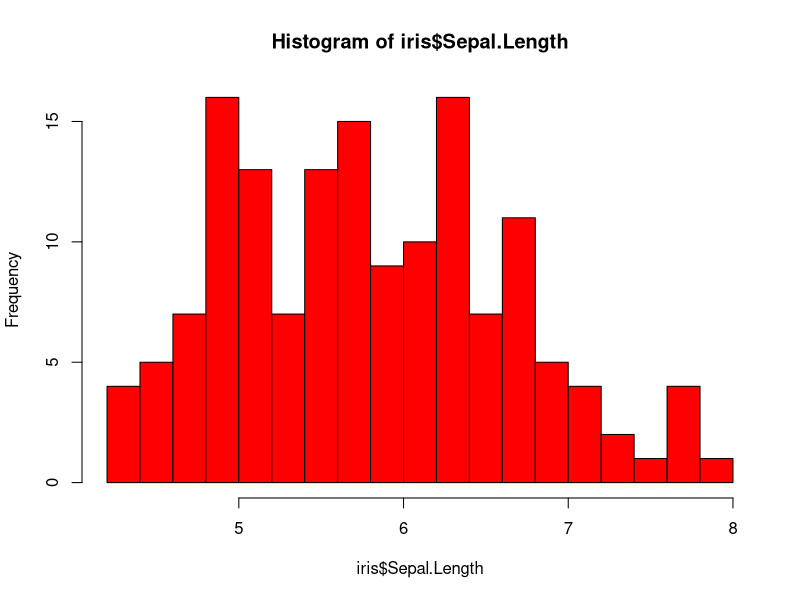
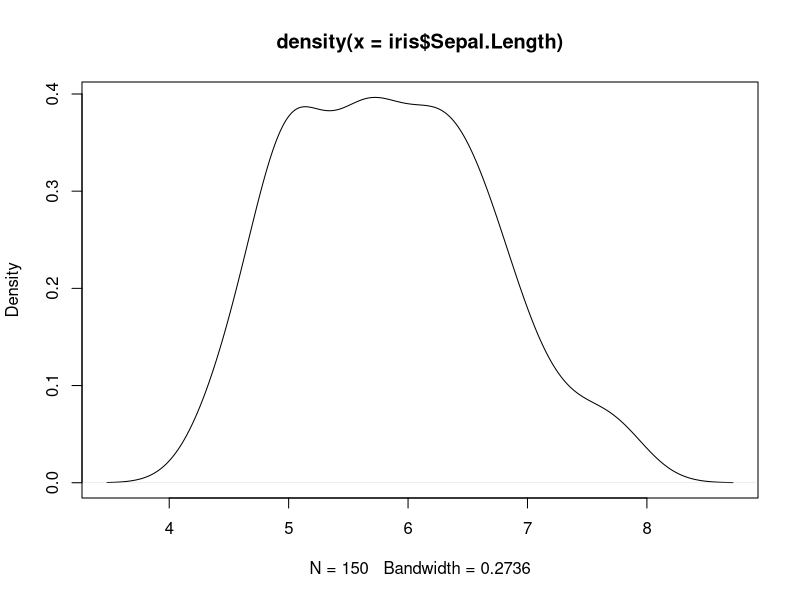
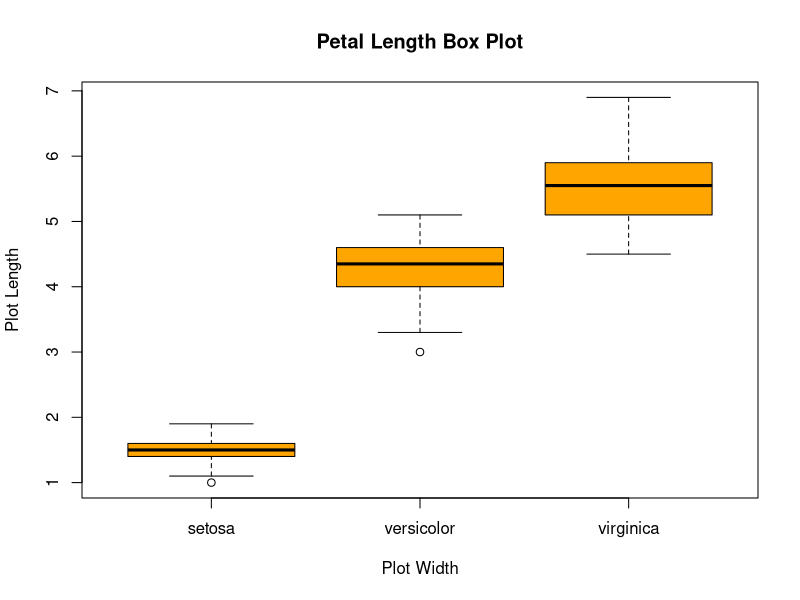
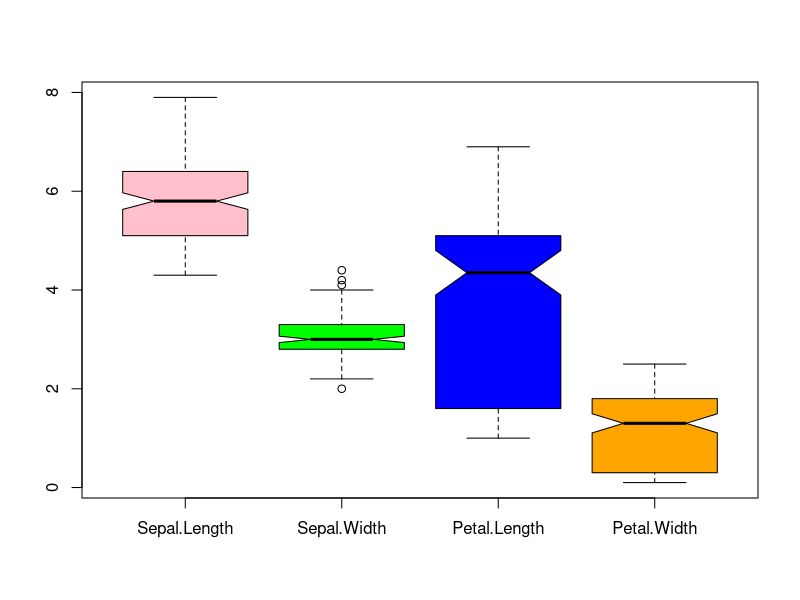
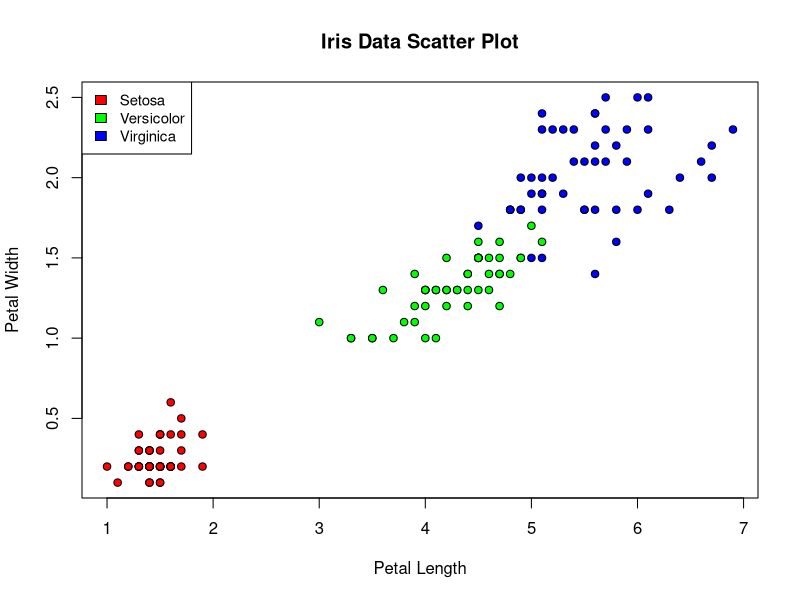
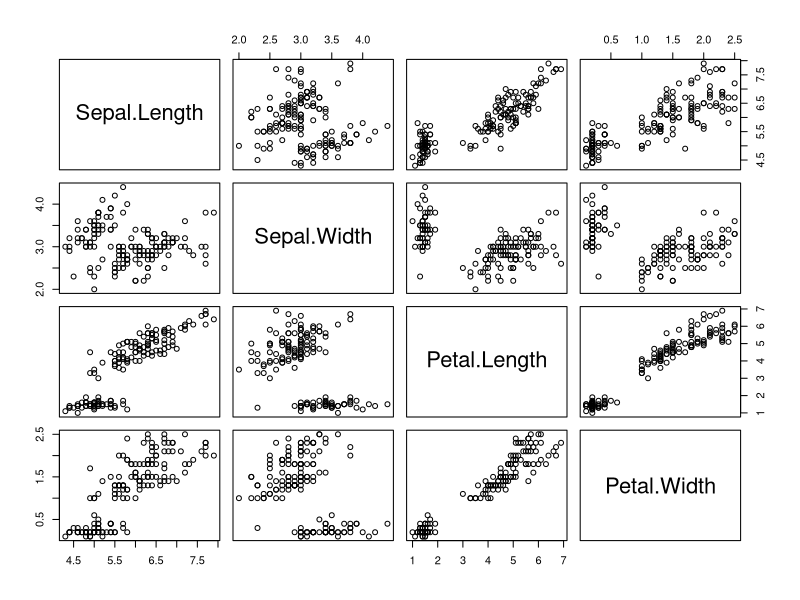
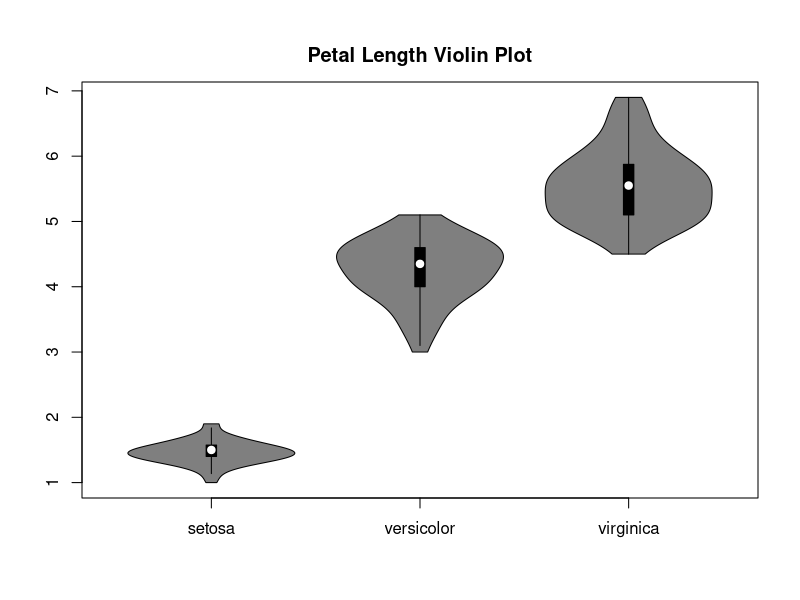
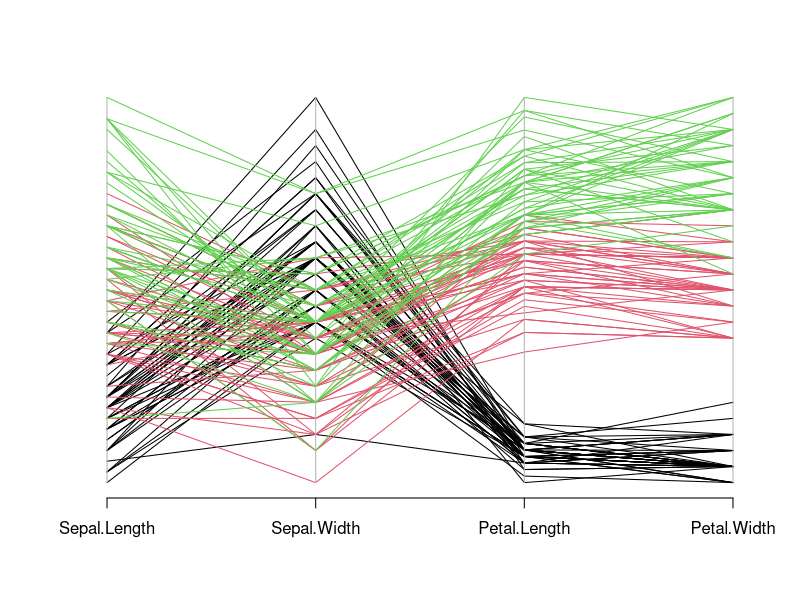

These figures' R source, in order:
## ---- chunk 1
data(iris)
## ---- chunk 2
iris
## ---- chunk 3
colnames(iris)
## ---- chunk 4
str(iris)
## ---- chunk 5
summary(iris)
## ---- chunk 6
apply(iris[,1:4], 2, sd)
## ---- chunk 7
# Mean by species
aggregate(.~Species, iris, mean)
## ---- chunk 8
# Standard Deviation by species
aggregate(.~Species, iris, sd)
## ---- chunk 9
hist(iris$Sepal.Length, col="red", breaks=20)
## ---- chunk 10
plot(density(iris$Sepal.Length))
## ---- chunk 11
boxplot(Petal.Length~Species,data=iris,col="orange",main="Petal Length Box Plot",ylab="Plot Length",xlab="Plot Width")
## ---- chunk 12
boxplot(iris[,1:4], notch=T, col=c("pink", "green", "blue", "orange"))
## ---- chunk 13
plot(iris$Petal.Length, iris$Petal.Width, pch=21,bg=c("red","green","blue")[unclass(iris$Species)], main="Iris Data Scatter Plot", xlab="Petal Length", ylab="Petal Width")
legend("topleft", legend=c("Setosa","Versicolor", "Virginica"), fill=c("red","green","blue"), cex = 0.9)
## ---- chunk 14
pairs(iris[,1:4])
## ---- chunk 15
library(vioplot)
vioplot(iris$Petal.Length[iris$Species=="setosa"], iris$Petal.Length[iris$Species=="versicolor"], iris$Petal.Length[iris$Species=="virginica"], names=c("setosa", "versicolor", "virginica"), main = "Petal Length Violin Plot")
## ---- chunk 16
library(MASS)
parcoord(iris[,1:4],col=iris$Species)
